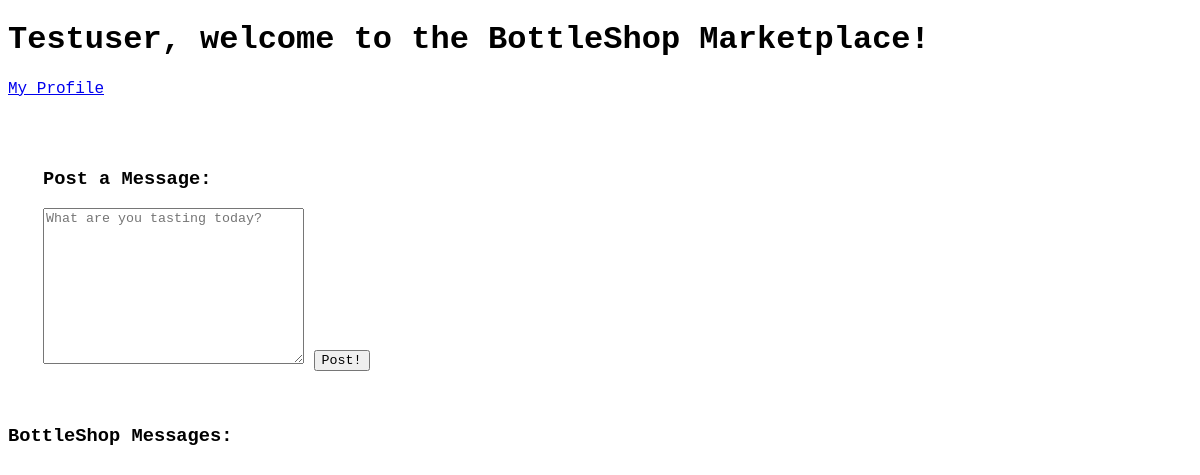
The app's page /bottle_shop_dash (signed in), older data.
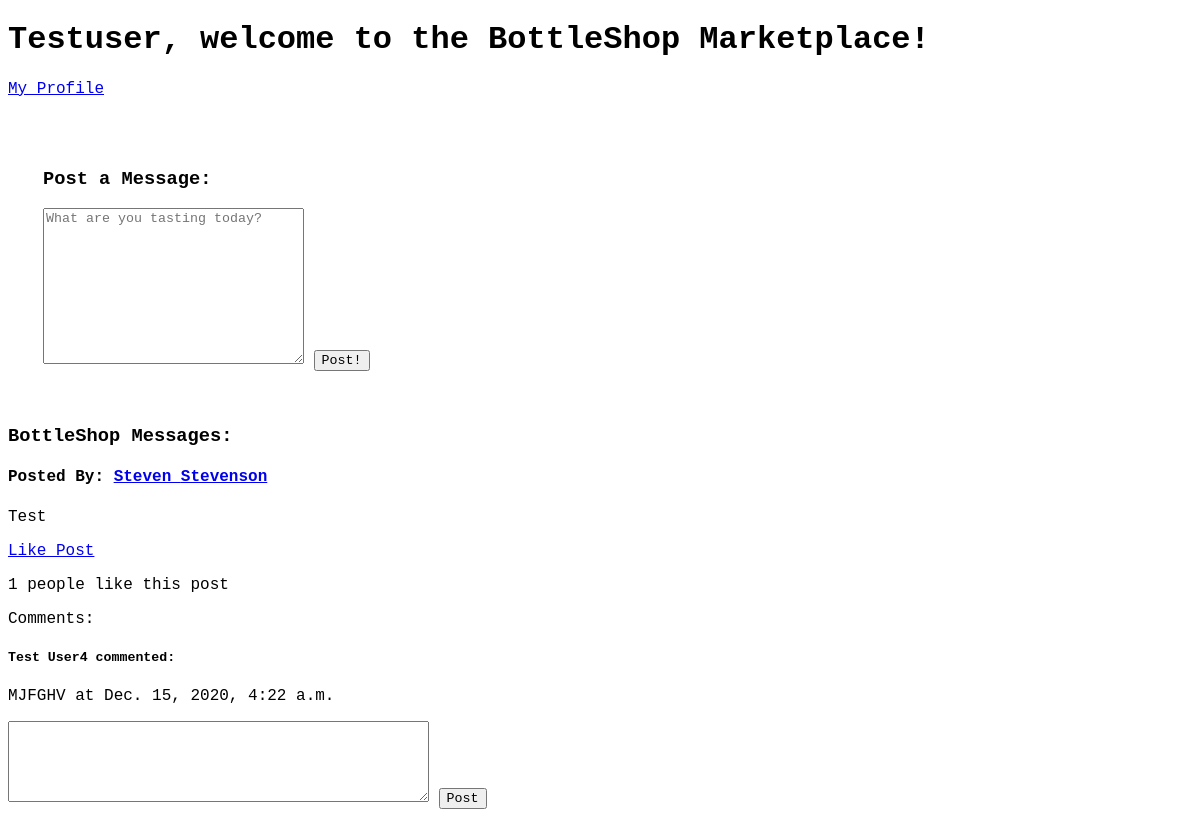
The same page, newer data.
### bottle_shop_app/models.py (models this page shows)
class Message(models.Model):
    content = models.TextField()
    poster = models.ForeignKey(User, related_name="messages", on_delete=models.CASCADE)
    user_likes = models.ManyToManyField(User, related_name="liked_messages")
    created_at = models.DateTimeField(auto_now_add=True)
    updated_at = models.DateTimeField(auto_now=True)
    objects = MessageManager()

class User(models.Model):
    first_name = models.CharField(max_length=255)
    last_name = models.CharField(max_length=255)
    email = models.CharField(max_length=255)
    location = models.CharField(max_length=100)
    date_of_birth = models.DateField(max_length=8, default="1930-01-01")
    password = models.CharField(max_length=255)
    prof_photo = models.ImageField(upload_to='media/', null=True)
    about = models.TextField()
    created_at = models.DateTimeField(auto_now_add=True)
    updated_at = models.DateTimeField(auto_now=True)
    objects = UserManager()

class Comment(models.Model):
    content = models.TextField()
    poster = models.ForeignKey(User, related_name="comments", on_delete=models.CASCADE)
    message = models.ForeignKey(Message, related_name="comments", on_delete=models.CASCADE)
    created_at = models.DateTimeField(auto_now_add=True)
    updated_at = models.DateTimeField(auto_now=True)

### bottle_shop_app/views.py (the view)
# urls.py: path('bottle_shop_dash', views.bottle_shop_dash),
def bottle_shop_dash(request):
    if 'user_id' not in request.session:
        return redirect('/')
    context = {
        'all_messages': Message.objects.all(),
    }
    return render(request, 'bottle_shop_dash.html', context)

### bottle_shop_app/templates/bottle_shop_dash.html (shortened to what this page needs)
<!DOCTYPE html>
<html lang="en">
<head>
    {% load static %}
    <link rel="stylesheet" href="{% static 'css/style.css' %}">
</head>
<body>
    <div id="dash_wrapper">
        <div id="dash_header">
            <h1>{{request.session.full_name}}, welcome to the BottleShop Marketplace!</h1>
            <p><a href="/my_profile/{{request.session.user_id}}">My Profile</a></p>
        </div>
        <div id="dash_content">
            <div id="post_message">
                <div class="form-box">
                    <h3>Post a Message:</h3>
                    <form action="/post_message" method="POST">
                        <textarea name="content" placeholder="What are you tasting today?" cols="30" rows="10"></textarea>
                        <input type="submit" value="Post!">
                    </form>
                </div>
            </div>
            <h3>BottleShop Messages:</h3>
            {% for message in all_messages %}
            <div id="one_message">
                <h4>Posted By: <a href="/profile/{{message.poster.id}}">{{message.poster.first_name}} {{message.poster.last_name}}</a></h4>
                <p>{{message.content}}</p>
                <a href="/like/{{message.id}}">Like Post</a>
                <p>{{ message.user_likes.count }} people like this post </p>
                <div id="comment">
                    <p>Comments:</p>
                        {% for comment in message.comments.all %}
                            <h5>{{comment.poster.first_name}} {{comment.poster.last_name}} commented:</h5>
                            <p>{{comment.content}} at {{comment.created_at}}</p>
                        {% endfor %}
                        <form action="/create_comment" method="POST">
                            <textarea name="content" cols="50" rows="5"></textarea>
                            <input type="submit" value="Post">
                        </form>
                </div>
            </div>
            {% endfor %}
        </div>
    </div>
</body>
</html>

### bottle_shop_app/static/css/style.css (style rules this page uses)
* { font-family: 'Courier New', monospace; }
.form-box { display: inline-block; width: 400px; vertical-align: top; padding: 25px; margin: 10px; }

Row changes from the older to the newer data that the page shows:
added Message: poster.first_name "Steven", poster.last_name "Stevenson", content "Test", user_likes.count "1"
added Comment: poster.first_name "Test", poster.last_name "User4", content "MJFGHV", created_at "Dec. 15, 2020, 4:22 a.m."
